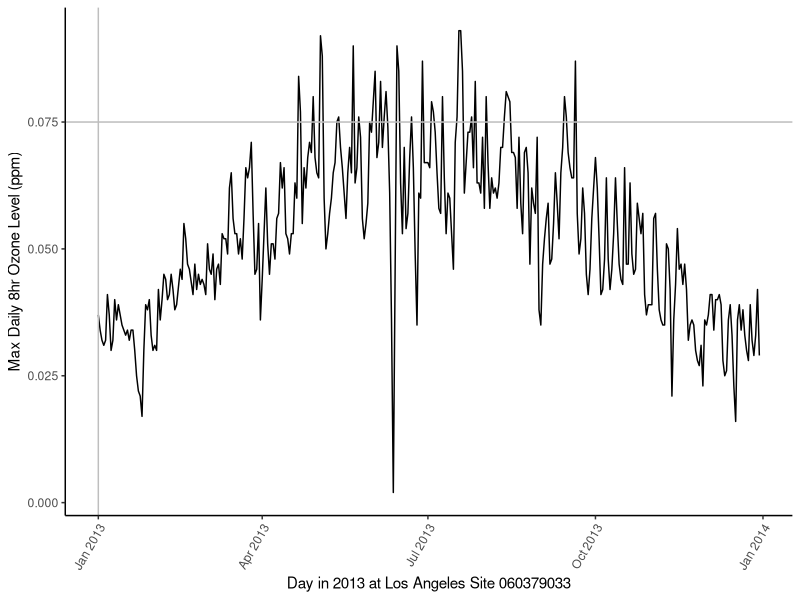
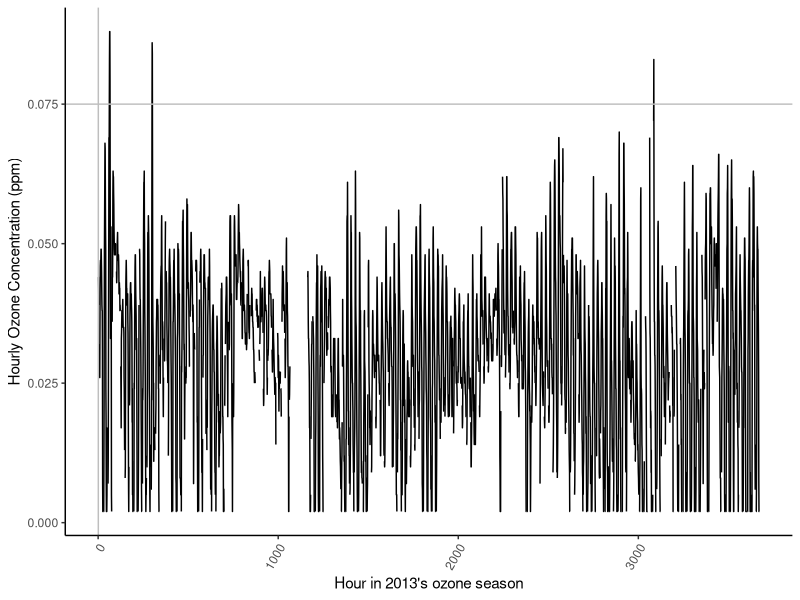
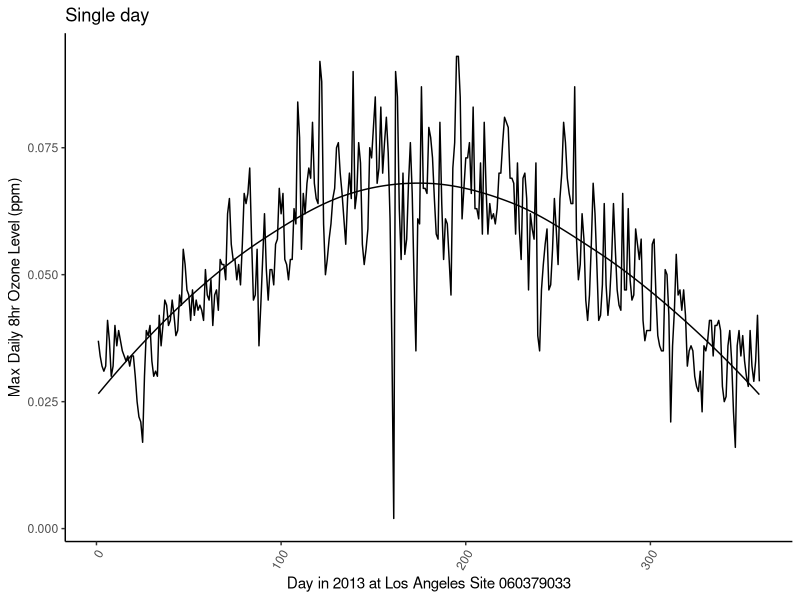
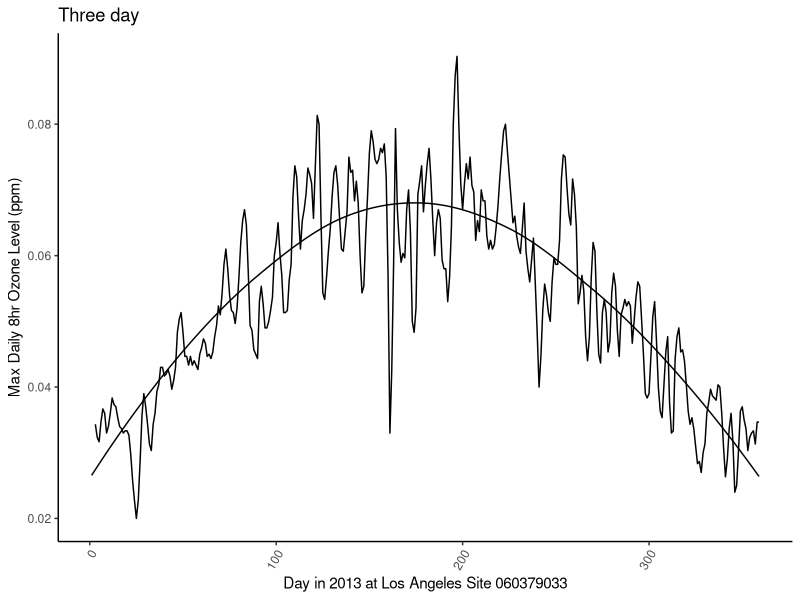
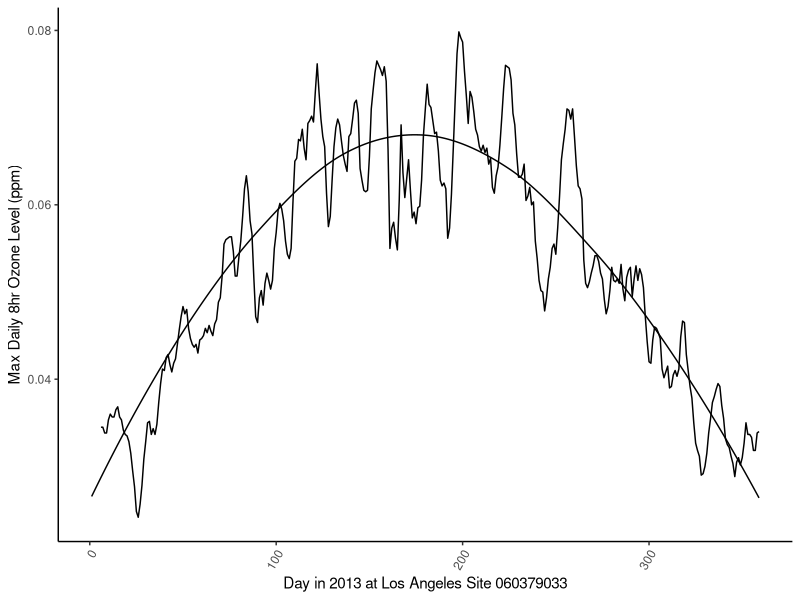
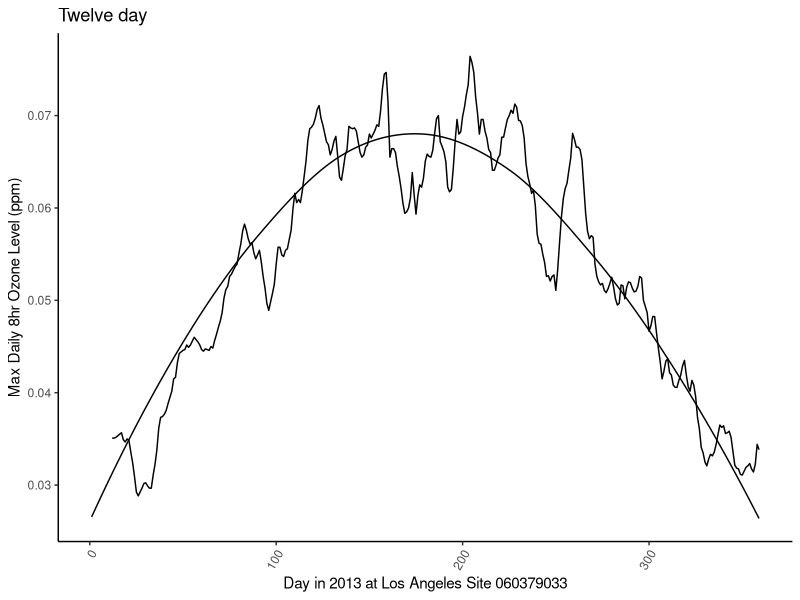
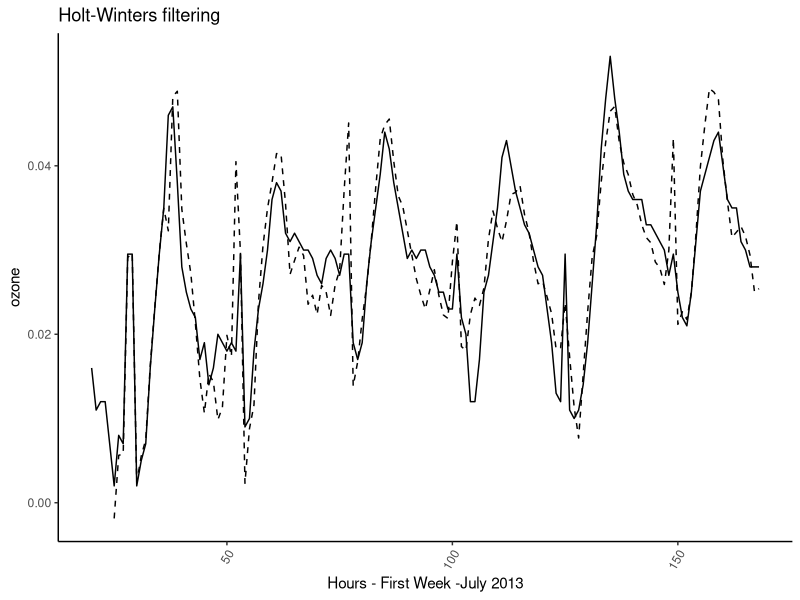
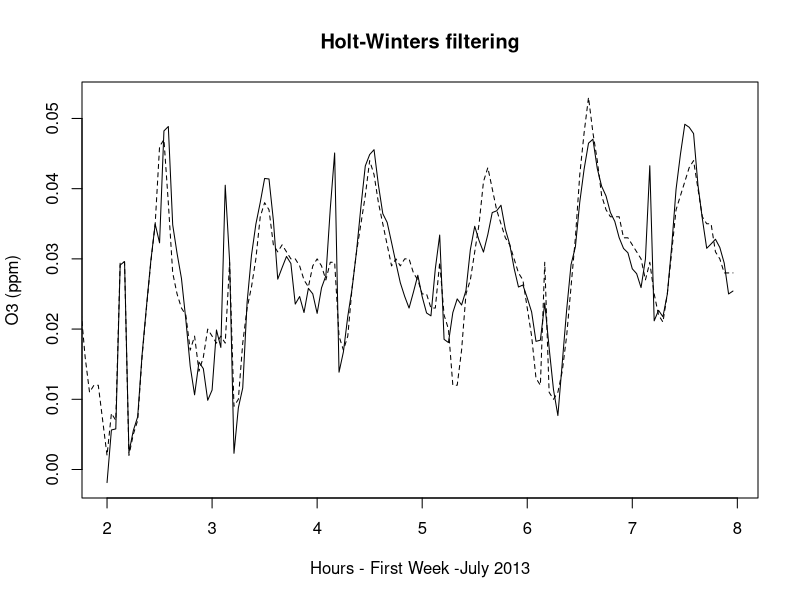

R code for these plots, in order:
## ---- chunk 1

library(ggplot2)

# Load data
# Select one site from the daily data
site_daily <- read.csv("data/LA_ozone_daily.csv", header = TRUE)
site_daily$date <- as.Date(site_daily$date, "%m/%d/%Y")

# load hourly data from that same site
site_hourly <- read.csv("data/LA_ozone_hourly.csv", header = TRUE)

# Add a theme to clear axes and background in ggplot

theme_clear <- function(){
  theme(
    panel.grid.major = element_blank(), # remove background grid
    panel.grid.minor = element_blank(),
    panel.background = element_blank(), # remove grey background
    axis.line = element_line(colour = "black"), # keep axis line
    axis.text.x = element_text(angle = 60, hjust = 1) # tilt x axis labels 60 deg
  )
}
  
## ---- chunk 2

ggplot(data = site_daily,) +
  geom_line(aes(x = date, y = max.ozone, group = 1)) +
  geom_vline(xintercept = as.Date("2013-01-01"), color = "grey") +
  geom_hline(yintercept = 0.075, color = "grey") +
  xlab("Day in 2013 at Los Angeles Site 060379033") + 
  ylab("Max Daily 8hr Ozone Level (ppm)") + theme_clear()
  


ggplot(data = site_hourly,) +
  geom_line(aes(x = time, y = ozone, group = 1)) +
  geom_vline(xintercept = 1, color = "grey") +
   # show the 8 hour regulatory standard of 0.075 (ppm).
  geom_hline(yintercept = 0.075, color = "grey") +
  xlab("Hour in 2013's ozone season") + 
  ylab("Hourly Ozone Concentration (ppm)") +  theme_clear()

## ---- chunk 3

library(TTR)

site_daily <- read.csv("data/LA_ozone_daily.csv", header = TRUE)

# Add a theme to clear axes and background in ggplot

theme_clear <- function(){
  theme(
    panel.grid.major = element_blank(), # remove background grid
    panel.grid.minor = element_blank(),
    panel.background = element_blank(), # remove grey background
    axis.line = element_line(colour = "black"), # keep axis line
    axis.text.x = element_text(angle = 60, hjust = 1) # tilt x axis labels 60 deg
  )
}

site_daily$day <- 1:nrow(site_daily)

## ---- chunk 4

### Add loess smooth
# Original data
ozone.loess <- loess(max.ozone ~ day, span = 0.75, data = site_daily[,c("max.ozone", "day")])
ozone.predict <- predict(ozone.loess, data.frame(day = 1:nrow(site_daily)))
ozone.predict_df <- data.frame(day = 1:nrow(site_daily), 
                               ozone.prediction = ozone.predict)

# Single day
ggplot(data = site_daily) +
  geom_line(aes(x = day, y = max.ozone, group = 1)) +
  geom_line(data = ozone.predict_df, aes(x = day, y = ozone.predict)) +
  xlab("Day in 2013 at Los Angeles Site 060379033") + 
  ylab("Max Daily 8hr Ozone Level (ppm)") +
  ggtitle("Single day") + 
  theme_clear()

# Three days
ozone_SMA3 <- data.frame(sma = SMA(site_daily$max.ozone, n = 3),
                         day = 1:nrow(site_daily))

ggplot(data = ozone_SMA3) +
  geom_line(aes(x = day, y = sma, group = 1)) +
  geom_line(data = ozone.predict_df, aes(x = day, y = ozone.predict)) +
  xlab("Day in 2013 at Los Angeles Site 060379033") + 
  ylab("Max Daily 8hr Ozone Level (ppm)") +  
  ggtitle("Three day") + 
  theme_clear()


# Six days
ozone_SMA6 <- data.frame(sma = SMA(site_daily$max.ozone, n = 6),
                         day = 1:nrow(site_daily))

ggplot(data = ozone_SMA6) +
  geom_line(aes(x = day, y = sma, group = 1)) +
  geom_line(data = ozone.predict_df, aes(x = day, y = ozone.predict)) +
  xlab("Day in 2013 at Los Angeles Site 060379033") + 
  ylab("Max Daily 8hr Ozone Level (ppm)") +  
  theme_clear()


# Twelve days
ozone_SMA12 <- data.frame(sma = SMA(site_daily$max.ozone, n = 12),
                         day = 1:nrow(site_daily))

ggplot(data = ozone_SMA12) +
  geom_line(aes(x = day, y = sma, group = 1)) +
  geom_line(data = ozone.predict_df, aes(x = day, y = ozone.predict)) +
  xlab("Day in 2013 at Los Angeles Site 060379033") + 
  ylab("Max Daily 8hr Ozone Level (ppm)") +
  ggtitle("Twelve day") + 
  theme_clear()

## ---- chunk 5

library(TTR)
library(forecast)

# Load data

# load hourly data for site 060379033
site_hourly <- read.csv("data/LA_ozone_hourly.csv", header = TRUE)

## ---- chunk 6
# one night hour per day missing for instrument calibration - imputed for simplicity
imputeNA <- mean(site_hourly$ozone, na.rm = TRUE)

site_hourly$ozone[is.na(site_hourly$ozone)] <- imputeNA

# Select the first seven days in july
# days_pattern contains the dates for the first seven days
days_pattern <- paste0("^2013070", 1:7, collapse="|") 

# we can use grepl to select all the rows that follow that pattern
july_seven_days <- site_hourly[grepl(days_pattern, site_hourly$datetime),] 

july_seven_days$hours <- 1:nrow(july_seven_days)
## Turn this into a time series object to use Holt-Winters forecast

level_ts <- ts(july_seven_days$ozone,
               frequency = 24,
               start = c(1))

ozone_forecast <- HoltWinters(level_ts) 
ozone_forecast_fitted <- as.data.frame(ozone_forecast$fitted)

ozone_forecast_fitted$hours <- 1:nrow(ozone_forecast_fitted) + 24

# Plot Holt-Winters model fitting

# REVIEW: I know you might not like it but the forecast plot seems more straightforward 
# than using ggplot, I'll leave the two for now

ggplot(july_seven_days[20:nrow(july_seven_days),]) +
  geom_line(aes(x = hours, y = ozone)) +
  geom_line(data = ozone_forecast_fitted, aes(x = hours, y = xhat), linetype = "dashed") +
  ggtitle("Holt-Winters filtering") +
  xlab("Hours - First Week -July 2013") +
  theme_clear()

plot(
  ozone_forecast,
  xlab = "Hours - First Week -July 2013",
  ylab = "O3 (ppm)",
  col.predicted = 1,
  col = "black",
  lty = 2
)

# Holt- Winters 24 ahead forast on Day 8 
# the default forecast is Holt-Winters objects
ozoneforecast_day8 <- forecast(ozone_forecast, h=24)

ozoneforecast_day8_df <- data.frame(mean =  as.vector(ozoneforecast_day8$mean),
                            lwr = as.vector(ozoneforecast_day8$lower[,"95%"]),
                            uppr =  as.vector(ozoneforecast_day8$upper[,"95%"]),
                            hours = (nrow(july_seven_days)+1):(nrow(july_seven_days) + 24))

ggplot(july_seven_days) +
    geom_line( aes(x = hours, y = ozone))  +
  geom_line(data = ozoneforecast_day8_df, aes(x = hours, y = mean), color = "blue") + 
geom_ribbon(data = ozoneforecast_day8_df, aes(ymin = lwr, ymax = uppr, x = hours),
              alpha = 0.3) + 
  ggtitle("Forecasts from Holt Winters") + theme_clear()

plot(ozoneforecast_day8)

  
